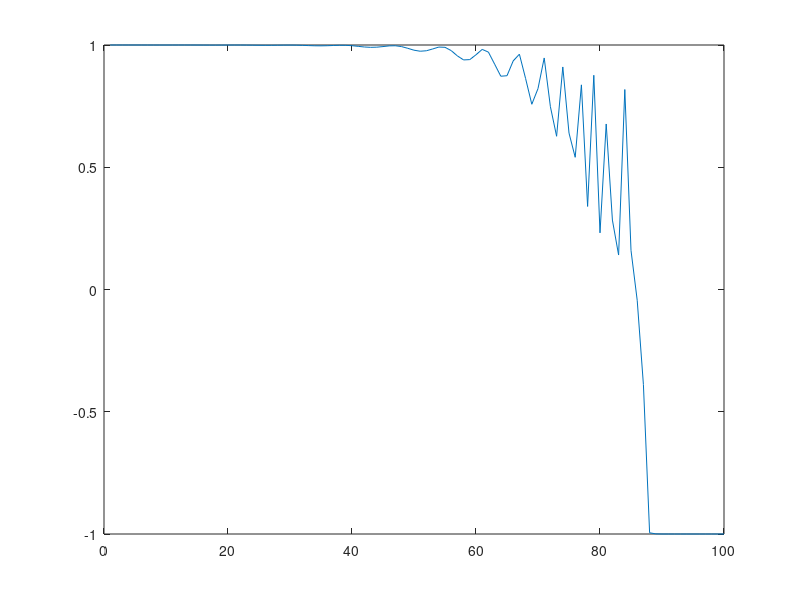
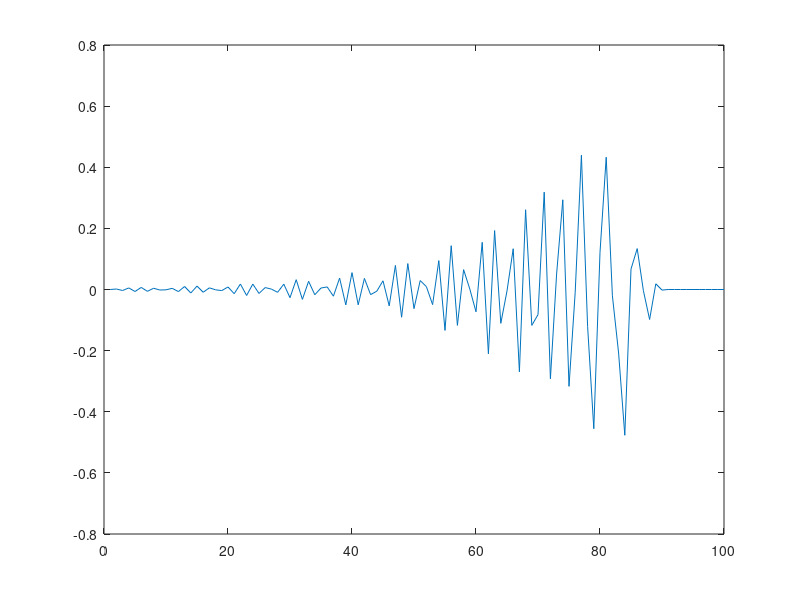

These charts were generated, in order, by the following MATLAB code:
alpha=0.1;
hs=0.76;
hp=4.8;
theta=[];
phi=[];
t_array=[];
t_array2=[];
mz=[];
mx=[];
x=[];
y=[];
z=[];
for i=1:100
    t_array2(i)=i;
    if i==1
        theta(i)=0.01;
        phi(i)=pi/2;
    else
        for k=0:100
            theta(i+k)=theta(i+k-1)-0.1*(sin(theta(i+k-1))*(alpha*cos(theta(i+k-1))+hp*(sin(phi(i+k-1))+alpha*cos(theta(i+k-1))*cos(phi(i+k-1)))*cos(phi(i+k-1))-hs));
            phi(i+k)=phi(i+k-1)-0.1*((cos(theta(i+k-1))+hp*(cos(phi(i+k-1))*cos(theta(i+k-1))-alpha*sin(phi(i+k-1)))*cos(phi(i+k-1))+hs*alpha));
            t_array(i+k)=i+k;
        end
        theta(i)=theta(i+10);
        phi(i)=phi(i+10);
    end
    if theta(i)>pi
        theta(i)=2*pi-theta(i);
    end
    if theta(i)<0
        theta(i)=-theta(i);
    end
    mz(i)=cos(theta(i));
    mx(i)=sin(theta(i))*cos(phi(i));
end
% for j=1:150
%     x(j)=sin(theta(j))*cos(phi(j));
%     y(j)=sin(theta(j))*sin(phi(j));
%     z(j)=cos(theta(j));
% end
figure;
plot(t_array2,mz,'-');
figure;
plot(t_array2,mx,'-');
% figure;
% % [x1,y1,z1]=sphere;
% % mesh(x1,y1,z1);
% % hold on;
% plot3(x,y,z,'-');